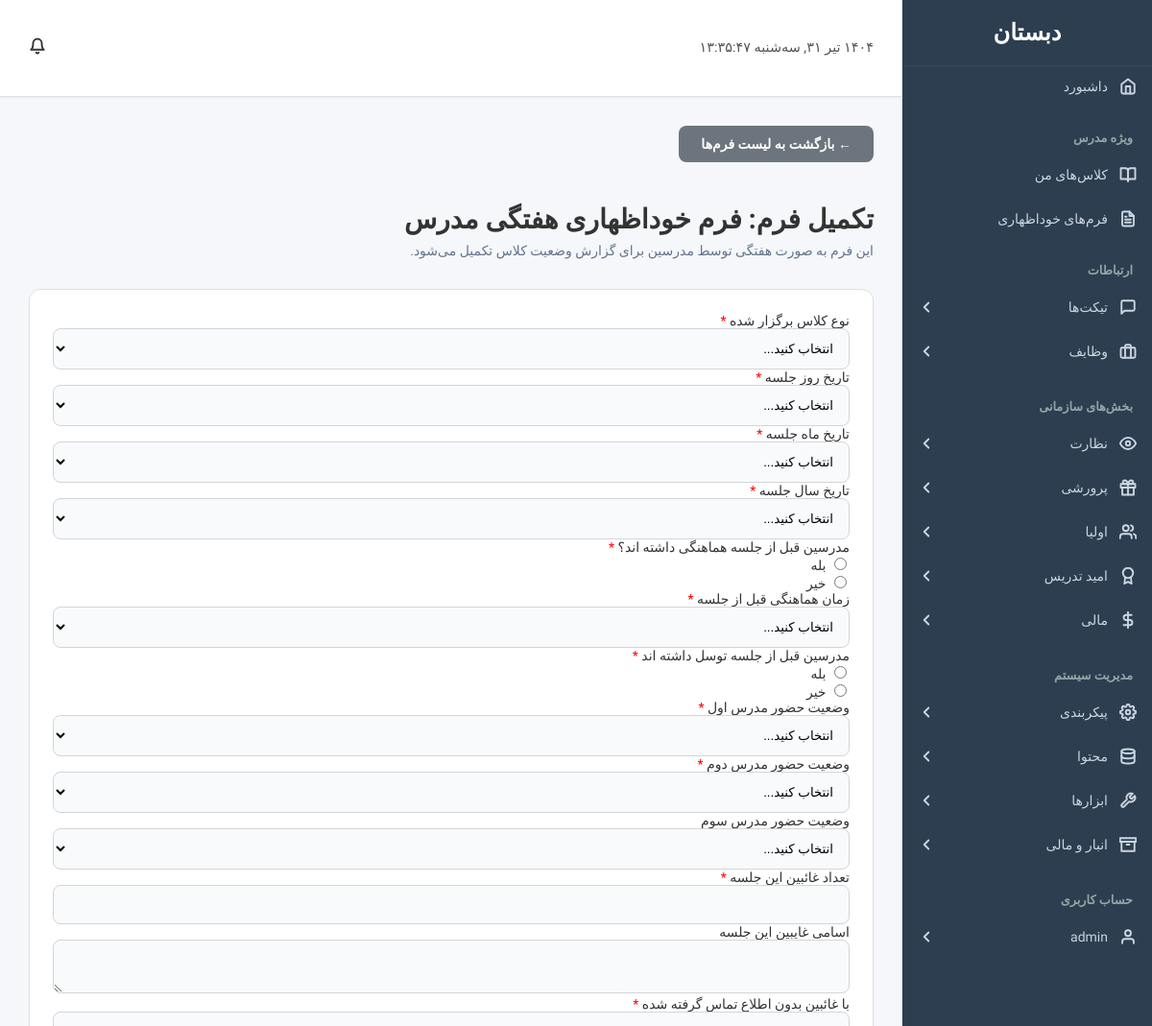
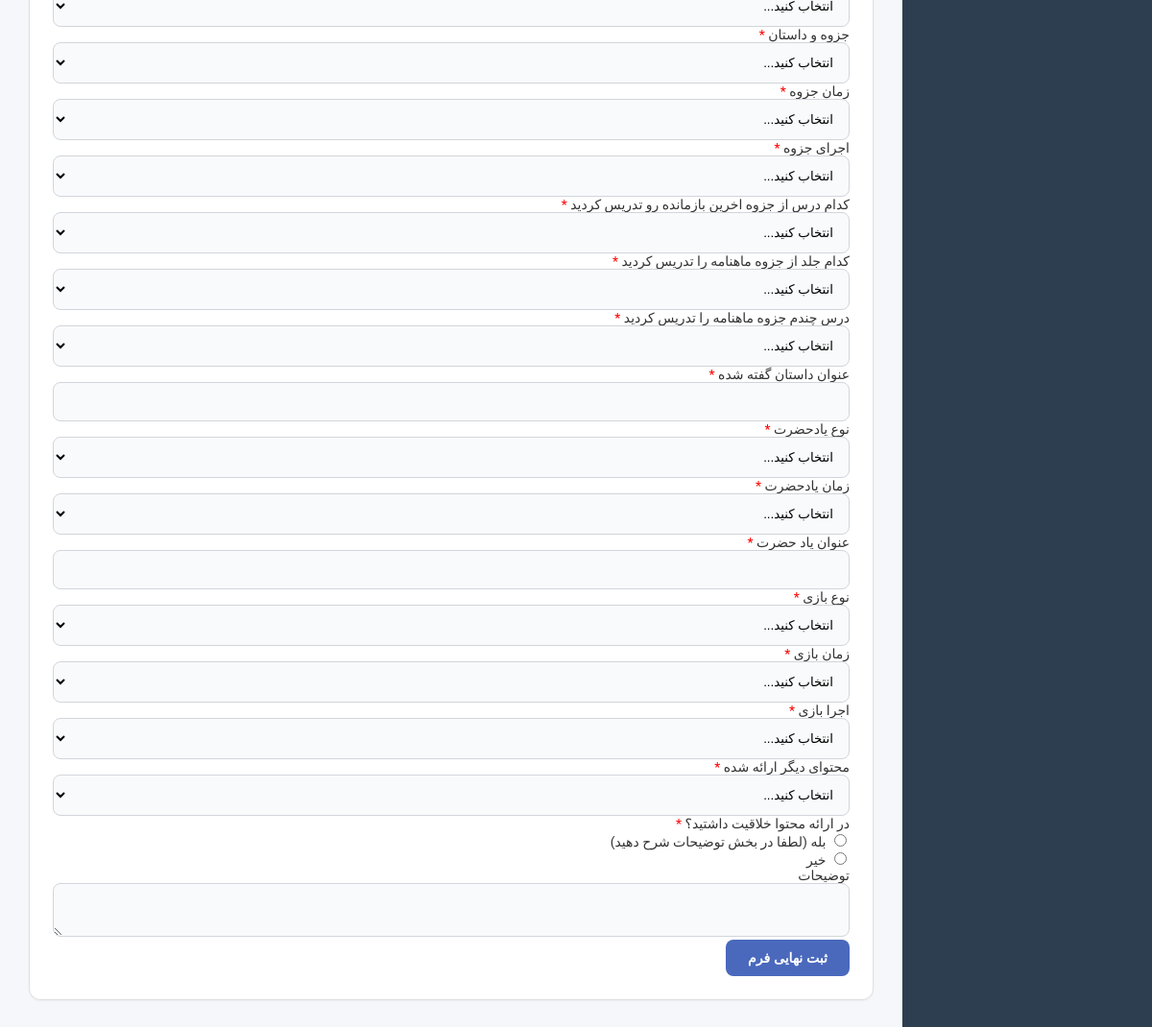
The app's page /user/fill_form.php?form_id=1 (signed in) with its own data (2 pictures, top to bottom).
### tables this page shows
CREATE TABLE `forms` (
  `id` int(11) NOT NULL,
  `form_name` varchar(255) NOT NULL,
  `form_description` text DEFAULT NULL,
  `created_by` int(11) NOT NULL,
  `created_at` datetime DEFAULT current_timestamp()
);

CREATE TABLE `form_fields` (
  `id` int(11) NOT NULL,
  `form_id` int(11) NOT NULL,
  `field_label` varchar(255) NOT NULL,
  `field_type` enum('text','textarea','select','checkbox','radio','number','date') NOT NULL,
  `field_options` text DEFAULT NULL,
  `is_required` tinyint(1) NOT NULL DEFAULT 0,
  `field_order` int(11) NOT NULL DEFAULT 0
);

### user/fill_form.php (the view, shortened to what this page needs)
<?php
require_once "../includes/db.php";
$form_id = $_GET['form_id'];
$err = $success_msg = "";
$form = null;
$sql_form = "SELECT form_name, form_description FROM forms WHERE id = ?";
if($stmt_form = mysqli_prepare($link, $sql_form)){
    mysqli_stmt_bind_param($stmt_form, "i", $form_id);
    mysqli_stmt_execute($stmt_form);
    $result_form = mysqli_stmt_get_result($stmt_form);
    $form = mysqli_fetch_assoc($result_form);
}
$fields = [];
$sql_fields = "SELECT id, field_label, field_type, field_options, is_required FROM form_fields WHERE form_id = ? ORDER BY field_order ASC";
if($stmt_fields = mysqli_prepare($link, $sql_fields)){
    mysqli_stmt_bind_param($stmt_fields, "i", $form_id);
    mysqli_stmt_execute($stmt_fields);
    $result_fields = mysqli_stmt_get_result($stmt_fields);
    $fields = mysqli_fetch_all($result_fields, MYSQLI_ASSOC);
}
require_once "../includes/header.php";
?>
<div class="page-content">
    <a href="list_forms.php" class="btn btn-secondary" style="margin-bottom: 20px;">&larr; بازگشت به لیست فرم‌ها</a>
    <h2>تکمیل فرم: <?php echo htmlspecialchars($form['form_name']); ?></h2>
    <p><?php echo htmlspecialchars($form['form_description']); ?></p>
    <?php if(!empty($success_msg)): ?>
        <div class="alert alert-success"><?php echo $success_msg; ?></div>
    <?php else: ?>
        <div class="form-container">
            <form action="fill_form.php?form_id=<?php echo $form_id; ?>" method="post">
                <?php foreach ($fields as $field): ?>
                    <div class="form-group">
                        <label for="field_<?php echo $field['id']; ?>">
                            <?php echo htmlspecialchars($field['field_label']); ?>
                            <?php if ($field['is_required']): ?><span style="color: red;">*</span><?php endif; ?>
                        </label>
                        <?php
                        $field_name = 'field_' . $field['id'];
                        $required_attr = $field['is_required'] ? 'required' : '';
                        switch ($field['field_type']) {
                            case 'textarea':
                                echo "<textarea name='{$field_name}' id='{$field_name}' class='form-control' {$required_attr}></textarea>";
                                break;
                            case 'select':
                                echo "<select name='{$field_name}' id='{$field_name}' class='form-control' {$required_attr}>";
                                echo "<option value=''>انتخاب کنید...</option>";
                                echo "</select>";
                                break;
                            case 'radio':
                                $options = explode(',', $field['field_options']);
                                foreach ($options as $index => $option) {
                                    $option = trim($option);
                                    $radio_id = "{$field_name}_{$index}";
                                    echo "<div class='radio-group'><input type='radio' name='{$field_name}' id='{$radio_id}' value='{$option}' {$required_attr}> <label for='{$radio_id}'>" . htmlspecialchars($option) . "</label></div>";
                                }
                                break;
                            default:
                                echo "<input type='{$field['field_type']}' name='{$field_name}' id='{$field_name}' class='form-control' {$required_attr}>";
                                break;
                        }
                        ?>
                    </div>
                <?php endforeach; ?>
                <div class="form-group">
                    <input type="submit" name="submit_form" class="btn btn-primary" value="ثبت نهایی فرم">
                </div>
            </form>
        </div>
    <?php endif; ?>
</div>
<?php require_once "../includes/footer.php"; ?>

### assets/css/style.css (style rules this page uses)
:root { --primary-color: #6a5af9; --primary-hover-color: #5a4bf8; --sidebar-bg: #1e293b; --sidebar-link-color: #cbd5e1; --sidebar-link-hover-color: #ffffff; --sidebar-link-active-bg: rgba(106, 90, 249, 0.1); --sidebar-link-active-border: #6a5af9; --background-color: #f1f5f9; --widget-bg: #ffffff; --text-color: #0f172a; --text-muted: #64748b; --border-color: #e2e8f0; --danger-color: #ef4444; --success-color: #22c55e; --font-family: 'Vazirmatn', sans-serif; --shadow-sm: 0 1px 2px 0 rgb(0 0 0 / 0.05); --shadow-md: 0 4px 6px -1px rgb(0 0 0 / 0.1), 0 2px 4px -2px rgb(0 0 0 / 0.1); --shadow-lg: 0 10px 15px -3px rgb(0 0 0 / 0.1), 0 4px 6px -2px rgb(0 0 0 / 0.1); --radius-md: 0.5rem; --radius-lg: 0.75rem; }
body { font-family: var(--font-family); background-color: var(--background-color); direction: rtl; text-align: right; margin: 0; font-size: 14px; color: var(--text-color); -webkit-font-smoothing: antialiased; -moz-osx-font-smoothing: grayscale; }
.btn { padding: 10px 22px; border: 1px solid transparent; border-radius: var(--radius-md); cursor: pointer; font-size: 14px; font-weight: 600; transition: all 0.2s ease; text-decoration: none; display: inline-flex; align-items: center; gap: 8px; }
.btn-primary { background-color: var(--primary-color); color: white; }
.btn-secondary { background-color: #6c757d; color: white; }
.form-container, .table-container, .widget { background: var(--widget-bg); padding: 24px; border-radius: var(--radius-lg); box-shadow: var(--shadow-sm); border: 1px solid var(--border-color); }
.form-control { width: 100%; padding: 12px; border: 1px solid #d1d5db; border-radius: var(--radius-md); box-sizing: border-box; transition: all 0.2s; background: #f9fafb; }
.page-content > h2 { font-size: 1.75rem; font-weight: 700; margin-bottom: 8px; }
.page-content > p { color: var(--text-muted); margin-top: 0; margin-bottom: 32px; }

### assets/css/dashboard.css (style rules this page uses)
:root { --primary-color: #4a69bd; --sidebar-bg: #2c3e50; --sidebar-text: #ecf0f1; --sidebar-hover-bg: #34495e; --main-bg: #f5f7fa; --text-color: #333; --border-color: #e0e0e0; }
body { display: flex; height: 100vh; overflow: hidden; }

### records on screen
forms: form_name "فرم خوداظهاری هفتگی مدرس", form_description "این فرم به صورت هفتگی توسط مدرسین برای گزارش وضعیت کلاس تکمیل می‌شود."
form_fields: field_label "نوع کلاس برگزار شده"
form_fields: field_label "تاریخ روز جلسه"
form_fields: field_label "تاریخ ماه جلسه"
form_fields: field_label "تاریخ سال جلسه"
form_fields: field_label "مدرسین قبل از جلسه هماهنگی داشته اند؟", field_options "بله", field_options "خیر"
form_fields: field_label "زمان هماهنگی قبل از جلسه"
form_fields: field_label "مدرسین قبل از جلسه توسل داشته اند", field_options "بله", field_options "خیر"
form_fields: field_label "وضعیت حضور مدرس اول"
form_fields: field_label "وضعیت حضور مدرس دوم"
form_fields: field_label "وضعیت حضور مدرس سوم"
form_fields: field_label "تعداد غائبین این جلسه"
form_fields: field_label "اسامی غایبین این جلسه"
form_fields: field_label "با غائبین بدون اطلاع تماس گرفته شده"
form_fields: field_label "جزوه و داستان"
form_fields: field_label "زمان جزوه"
form_fields: field_label "اجرای جزوه"
form_fields: field_label "کدام درس از جزوه اخرین بازمانده رو تدریس کردید"
form_fields: field_label "کدام جلد از جزوه ماهنامه را تدریس کردید"
form_fields: field_label "درس چندم جزوه ماهنامه را تدریس کردید"
form_fields: field_label "عنوان داستان گفته شده"
form_fields: field_label "نوع یادحضرت"
form_fields: field_label "زمان یادحضرت"
form_fields: field_label "عنوان یاد حضرت"
form_fields: field_label "نوع بازی"
form_fields: field_label "زمان بازی"
form_fields: field_label "اجرا بازی"
form_fields: field_label "محتوای دیگر ارائه شده"
form_fields: field_label "در ارائه محتوا خلاقیت داشتید؟", field_options "بله (لطفا در بخش توضیحات شرح دهید)", field_options "خیر"
form_fields: field_label "توضیحات"

### other values on screen
$_SESSION["username"] "admin"
